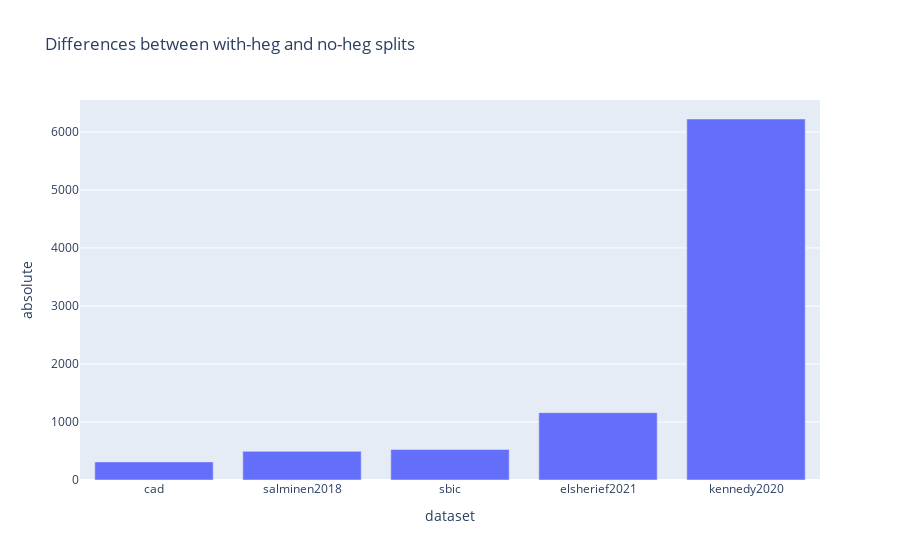

Write notebook code for a chart like this one.
### Code cell
import plotly.express as px

px.bar(diffs_df, x=diffs_df.index, y='absolute', title='Differences between with-heg and no-heg splits')

### Figure 1 — Plotly figure (JSON) as saved in the notebook; plotly's stock layout.template omitted (floating-point values rounded to 4 significant figures)
{"data": [{"alignmentgroup": "True", "hovertemplate": "dataset=%{x}<br>absolute=%{y}<extra></extra>", "legendgroup": "", "marker": {"color": "#636efa", "pattern": {"shape": ""}}, "name": "", "offsetgroup": "", "orientation": "v", "showlegend": false, "textposition": "auto", "type": "bar", "x": ["cad", "salminen2018", "sbic", "elsherief2021", "kennedy2020"], "xaxis": "x", "y": [312, 494, 526, 1161, 6223], "yaxis": "y"}], "layout": {"autosize": true, "barmode": "relative", "legend": {"tracegroupgap": 0}, "title": {"text": "Differences between with-heg and no-heg splits"}, "xaxis": {"anchor": "y", "autorange": true, "domain": [0, 1], "range": [-0.5, 4.5], "title": {"text": "dataset"}, "type": "category"}, "yaxis": {"anchor": "x", "autorange": true, "domain": [0, 1], "range": [0, 6551.0], "title": {"text": "absolute"}, "type": "linear"}}}
